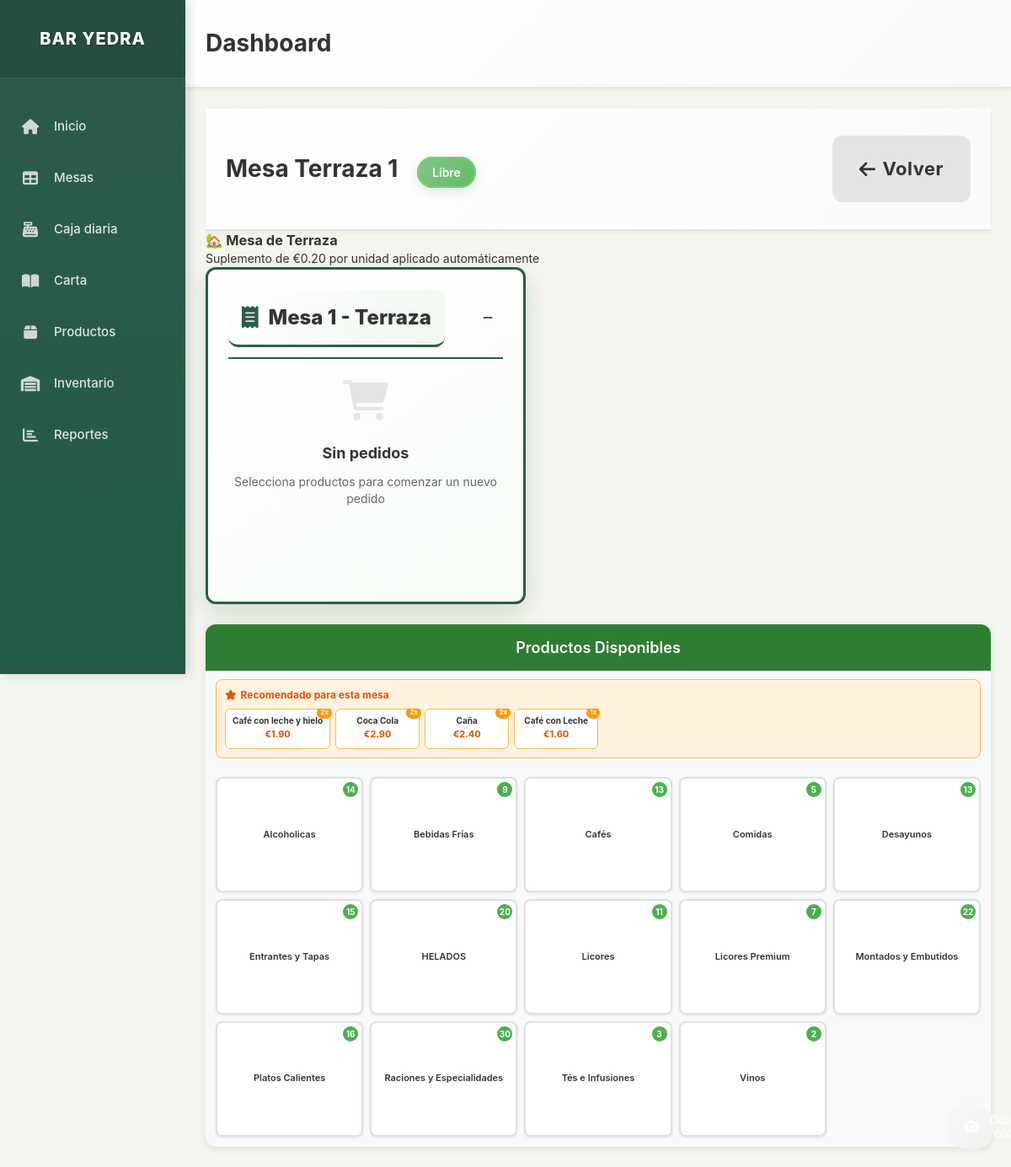
Before: /mesa/1 with the older database file.
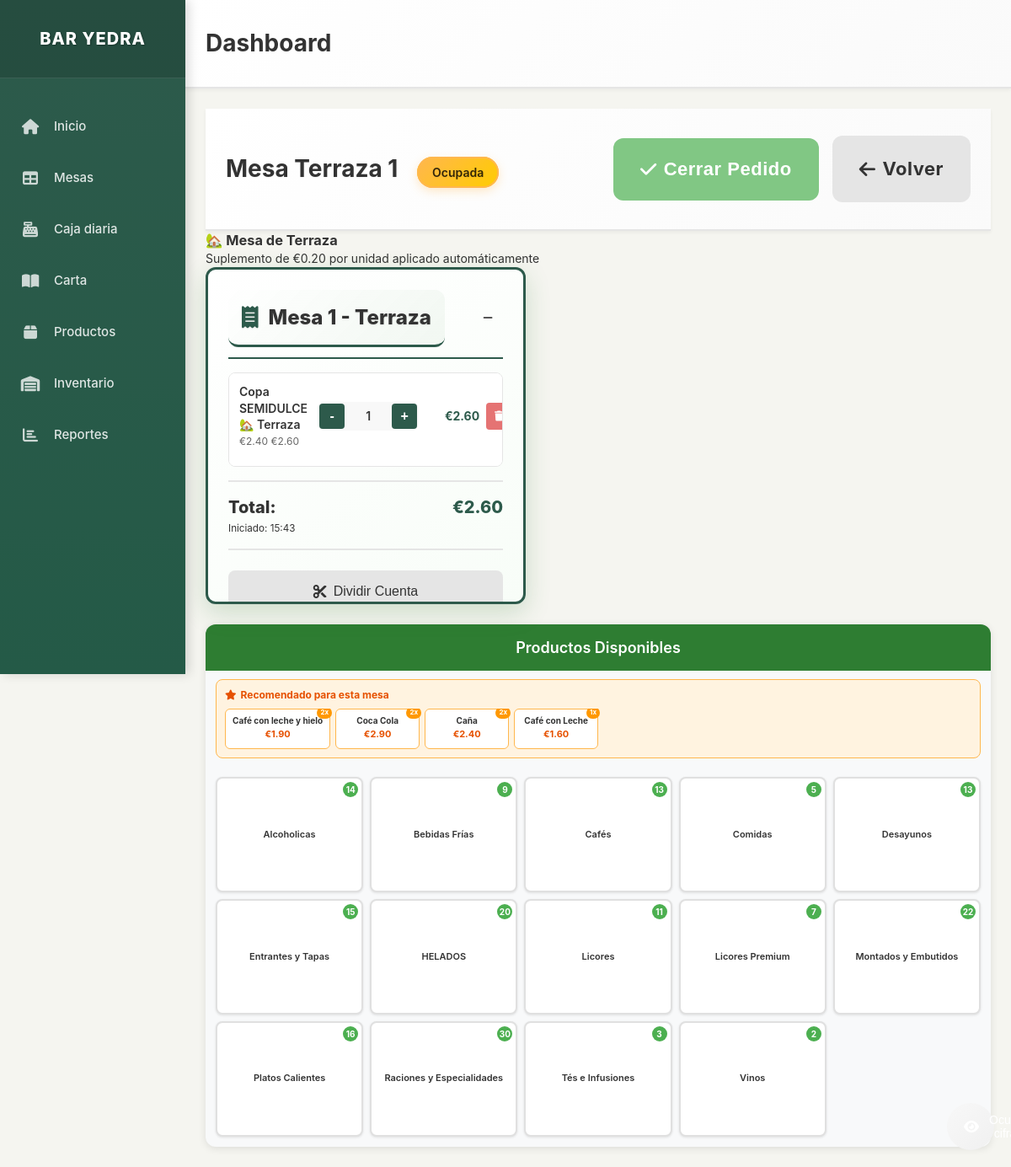
After: the same page with the newer database file.
### models.py (models this page shows, shortened)
class Mesa(db.Model):
    __tablename__ = 'mesa'
    id = db.Column(db.Integer, primary_key=True)
    numero = db.Column(db.Integer, nullable=False)
    zona = db.Column(db.String(50), nullable=False)  # Terraza, Sala, Barra
    estado = db.Column(db.String(20), default='libre')  # libre, ocupada, pagada
    pedidos = db.relationship('Pedido', backref='mesa', lazy=True)

class Producto(db.Model):
    __tablename__ = 'producto'
    id = db.Column(db.Integer, primary_key=True)
    nombre = db.Column(db.String(100), nullable=False)
    precio = db.Column(db.Numeric(10, 2), nullable=False)
    categoria = db.Column(db.String(50), nullable=False, default='General')
    foto_url = db.Column(db.String(255), nullable=True)
    descripcion = db.Column(db.Text, nullable=True)
    activo = db.Column(db.Boolean, default=True)
    orden = db.Column(db.Integer, default=0)  # Para ordenar productos en la interfaz
    stock_actual = db.Column(db.Integer, default=0)  # Cantidad actual en stock
    stock_minimo = db.Column(db.Integer, default=5)  # Alerta cuando llegue a este nivel
    unidad_medida = db.Column(db.String(20), default='unidad')  # unidad, litro, kg, etc.
    fecha_actualizacion = db.Column(db.DateTime, default=datetime.utcnow)

class Pedido(db.Model):
    __tablename__ = 'pedido'
    id = db.Column(db.Integer, primary_key=True)
    mesa_id = db.Column(db.Integer, db.ForeignKey('mesa.id'), nullable=False)
    productos = db.Column(db.Text)  # JSON string with products and quantities
    total = db.Column(db.Numeric(10, 2), default=0.00)
    fecha_creacion = db.Column(db.DateTime, default=datetime.utcnow)
    fecha_pago = db.Column(db.DateTime)
    forma_pago = db.Column(db.String(20))  # efectivo, tarjeta
    estado = db.Column(db.String(20), default='abierto')  # abierto, cerrado, pagado
    tickets = db.relationship('Ticket', backref='pedido', lazy=True)

### app.py (the view)
@app.route('/mesa/<int:mesa_id>')
def table_detail(mesa_id):
    mesa = Mesa.query.get_or_404(mesa_id)
    productos = Producto.query.filter_by(activo=True).order_by(Producto.categoria, Producto.orden, Producto.nombre).all()
    es_terraza = mesa.zona.lower() == 'terraza'
    suplemento_terraza = Decimal('0.20') if es_terraza else Decimal('0.00')
    productos_por_categoria = {}
    productos_dict = {}
    productos_dict_con_precios = {}
    for producto in productos:
        if producto.categoria not in productos_por_categoria:
            productos_por_categoria[producto.categoria] = []
        productos_por_categoria[producto.categoria].append(producto)
        productos_dict[producto.id] = producto
        precio_base = float(producto.precio)
        precio_final = precio_base + 0.20 if es_terraza else precio_base
        productos_dict_con_precios[producto.id] = {
            'id': producto.id,
            'nombre': producto.nombre,
            'precio_base': precio_base,
            'precio_final': precio_final,
            'categoria': producto.categoria,
            'descripcion': producto.descripcion,
            'activo': producto.activo
        }
    pedido_actual = Pedido.query.filter_by(mesa_id=mesa_id, estado='abierto').first()
    recomendaciones = get_menu_recommendations(mesa_id)
    return render_template('table_detail.html',
                         mesa=mesa,
                         productos_por_categoria=productos_por_categoria,
                         productos_dict=productos_dict,
                         productos_dict_con_precios=productos_dict_con_precios,
                         pedido_actual=pedido_actual,
                         es_terraza=es_terraza,
                         suplemento_terraza=suplemento_terraza,
                         recomendaciones=recomendaciones)

### app.py (called while the page is built)
@app.template_filter('from_json')
def from_json_filter(value):
    if value:
        try:
            return json.loads(value)
        except (json.JSONDecodeError, TypeError):
            return []
    return []

### templates/table_detail.html (shortened to what the changed rows need)
{% extends "layout.html" %}
{% block content %}
<div class="content-header">
    <h1 class="page-title">
        Mesa {{ mesa.zona }} {{ mesa.numero }}
        <span class="table-status-badge table-{{ mesa.estado }}">{{ mesa.estado|title }}</span>
    </h1>
    <div class="table-actions">
        {% if pedido_actual %}
            <button class="btn btn-success btn-lg touch-friendly" onclick="closeOrder({{ mesa.id }})">
                <i class="fas fa-check"></i> Cerrar Pedido
            </button>
        {% endif %}
        <a href="{{ url_for('index') }}" class="btn btn-secondary btn-lg touch-friendly">
            <i class="fas fa-arrow-left"></i> Volver
        </a>
    </div>
</div>
<div class="table-detail-layout">
    <div class="products-panel-new">
        <div class="products-header">
            <h2>Productos Disponibles</h2>
        </div>
    </div>
    <div class="order-panel-fixed">
        <div class="order-header">
            <h2 class="panel-title">
                <i class="fas fa-receipt"></i> Mesa {{ mesa.numero }} - {{ mesa.zona }}
            </h2>
            <div class="order-controls">
                <button class="btn-minimize" onclick="toggleOrderPanel()" title="Minimizar panel">
                </button>
            </div>
        </div>
        {% if pedido_actual and pedido_actual.total > 0 %}
            <div class="current-order">
                <div class="order-items">
                    {% set productos_pedido = pedido_actual.productos|from_json if pedido_actual.productos else {} %}
                    {% for producto_id, cantidad in productos_pedido.items() %}
                        {% set producto = productos_dict[producto_id|int] %}
                        {% set producto_con_precio = productos_dict_con_precios[producto_id|int] %}
                        <div class="order-item">
                            <div class="item-details">
                                <div class="item-name">
                                    {{ producto.nombre }}
                                    {% if mesa.zona.lower() == 'terraza' %}
                                        <span class="terraza-badge">🏡 Terraza</span>
                                    {% endif %}
                                </div>
                                <div class="item-price">
                                    {% if mesa.zona.lower() == 'terraza' %}
                                        <span class="precio-base">€{{ "%.2f"|format(producto_con_precio.precio_base) }}</span>
                                        <span class="precio-terraza">€{{ "%.2f"|format(producto_con_precio.precio_final) }}</span>
                                    {% else %}
                                        €{{ "%.2f"|format(producto_con_precio.precio_final) }}
                                    {% endif %}
                                </div>
                            </div>
                            <div class="item-quantity">
                                <button class="btn-quantity" onclick="updateQuantity({{ mesa.id }}, {{ producto.id }}, {{ cantidad - 1 }})">-</button>
                                <span class="quantity">{{ cantidad }}</span>
                                <button class="btn-quantity" onclick="updateQuantity({{ mesa.id }}, {{ producto.id }}, {{ cantidad + 1 }})">+</button>
                            </div>
                            <div class="item-subtotal">
                                €{{ "%.2f"|format(producto_con_precio.precio_final * cantidad) }}
                            </div>
                            <button class="btn-remove" onclick="removeFromOrder({{ mesa.id }}, {{ producto.id }})" title="Eliminar">
                                <i class="fas fa-trash"></i>
                            </button>
                        </div>
                    {% endfor %}
                </div>
                <div class="order-summary">
                    <div class="summary-row total-row">
                        <span class="summary-label">Total:</span>
                        <span class="summary-value">€{{ "%.2f"|format(pedido_actual.total) }}</span>
                    </div>
                    <div class="summary-info">
                        <small>Iniciado: {{ pedido_actual.fecha_creacion.strftime('%H:%M') if pedido_actual.fecha_creacion else 'Ahora' }}</small>
                    </div>
                </div>
                <div class="order-actions">
                    <button class="btn btn-secondary btn-sm full-width" onclick="splitBill({{ mesa.id }})" style="margin-bottom: 10px;">
                        <i class="fas fa-cut"></i> Dividir Cuenta
                    </button>
                </div>
            </div>
        {% else %}
            <div class="empty-order">
                <div class="empty-icon">
                    <i class="fas fa-shopping-cart"></i>
                </div>
                <h3>Sin pedidos</h3>
                <p>Selecciona productos para comenzar un nuevo pedido</p>
            </div>
        {% endif %}
    </div>
</div>
{% endblock %}

Changed rows visible on the page:
changed Mesa "Terraza": estado "Libre" → "Ocupada"
now on this page (row unchanged): Producto: nombre "Copa SEMIDULCE"
added Pedido: productos "{\"181\": 1}" (drawn), total "2.60", fecha_creacion "15:43"
Other visible differences:
text no longer shown: "Sin pedidos Selecciona productos para comenzar un nuevo pedido"
text now shown: "Cerrar Pedido Total: € Iniciado: Dividir Cuenta"
new list line: "🏡 Terraza € 2.40 € 2.60 - 1 + € 2.60"
